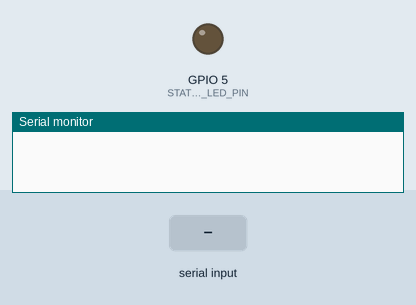
Recording of a program running on a simulated ESP32-S3. Parts: output pins drawn as LEDs (lit = HIGH), the last lines printed to the serial monitor. Dashed ring = blinking. The inputs (shaded band) are chosen by the test bench.

Above: at 0.0 s.
At 2.2 s:
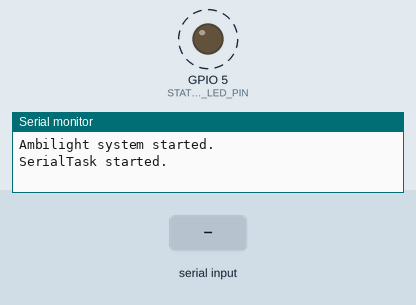
2.3 s: "TEST\n" received over Serial
4.5 s: "1\n" received over Serial
Timing chart, 0 to 12.5 s (numbered marks = the images above; inputs shaded):
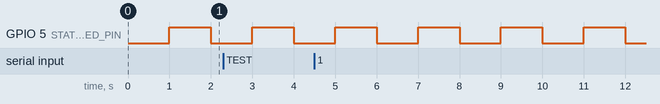

Measured:
- by itself, GPIO 5 (STATUS_LED_PIN): alternates HIGH for 1.0 s and LOW for 1.0 s

The program:

main.cpp
```cpp
#include <Arduino.h>
//#include "serial_comm.h" // Include the SerialComm class header file
#include "pin_def.h"    // Include the pin definition header
#include <freertos/FreeRTOS.h>
#include <freertos/task.h>

// Task functions prototypes
void BlinkTask(void *pvParameters);
void SerialTask(void *pvParameters);


void setup() {
  Serial.begin(115200);
  delay(1000);

  // Configure the status LED pin as an output
  pinMode(STATUS_LED_PIN, OUTPUT);

  Serial.println("Ambilight system started.");

  // Create the Blink task
  xTaskCreate(
    BlinkTask,          /* Task function */
    "BlinkTask",        /* Name of the task */
    1000,               /* Stack size in words */
    NULL,               /* Task input parameter */
    1,                  /* Priority of the task */
    NULL);              /* Task handle */

  // Create the Serial task
  xTaskCreate(
    SerialTask,         /* Task function */
    "SerialTask",       /* Name of the task */
    1000,               /* Stack size in words */
    NULL,               /* Task input parameter */
    1,                  /* Priority of the task */
    NULL);              /* Task handle */

}


void loop() {

}

void BlinkTask(void *pvParameters) {
  (void) pvParameters;
  for (;;) {
    digitalWrite(STATUS_LED_PIN, HIGH);   // Turn the LED on
    vTaskDelay(pdMS_TO_TICKS(1000));      // Wait for one second
    digitalWrite(STATUS_LED_PIN, LOW);    // Turn the LED off
    vTaskDelay(pdMS_TO_TICKS(1000));      // Wait for another second
  }
}


// SerialTask to handle serial communicationvoid SerialTask(void *pvParameters) {
void SerialTask(void *pvParameters) {
  (void) pvParameters;
  Serial.println("SerialTask started."); // Debug print
  String incomingData;
  for (;;) {
    if (Serial.available() > 0) {
      incomingData = Serial.readStringUntil('\n');
      incomingData.trim(); // Remove any leading/trailing whitespace
      Serial.print("Received command: "); // Debug print
      Serial.println(incomingData); // Debug print

      if (incomingData.equals("TEST")) {
        Serial.println("OK");
      } else {
        Serial.println("Command not recognized."); // Additional feedback
      }
    }
    vTaskDelay(pdMS_TO_TICKS(10)); // Small delay to prevent task from hogging CPU time
  }
}
```

pin_def.h
```cpp
// pin_def.h
#ifndef PIN_DEF_H
#define PIN_DEF_H

// Define pin numbers
#define STATUS_LED_PIN 5

#endif // PIN_DEF_H
```
